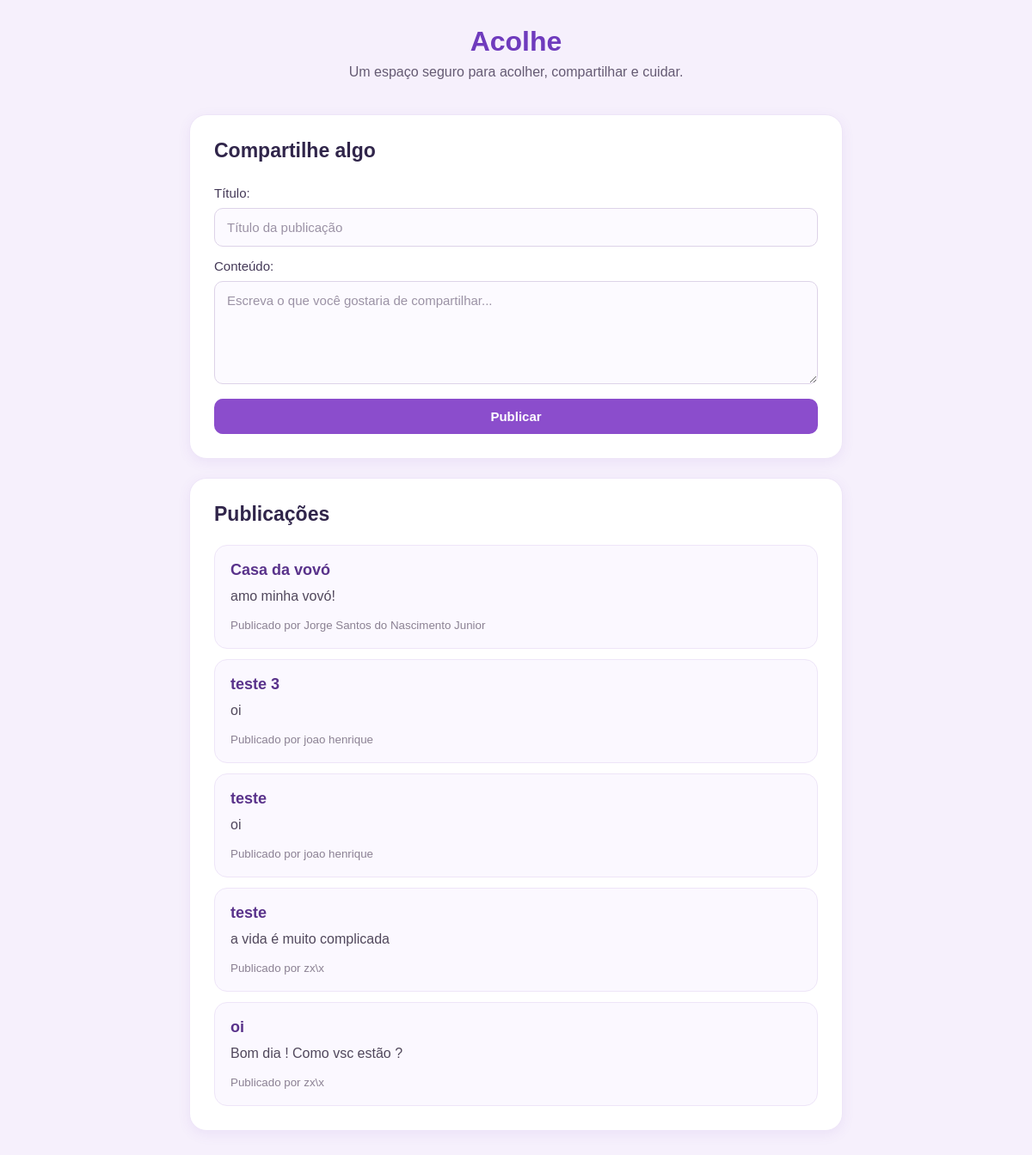
The page /feed on the database as committed earlier.
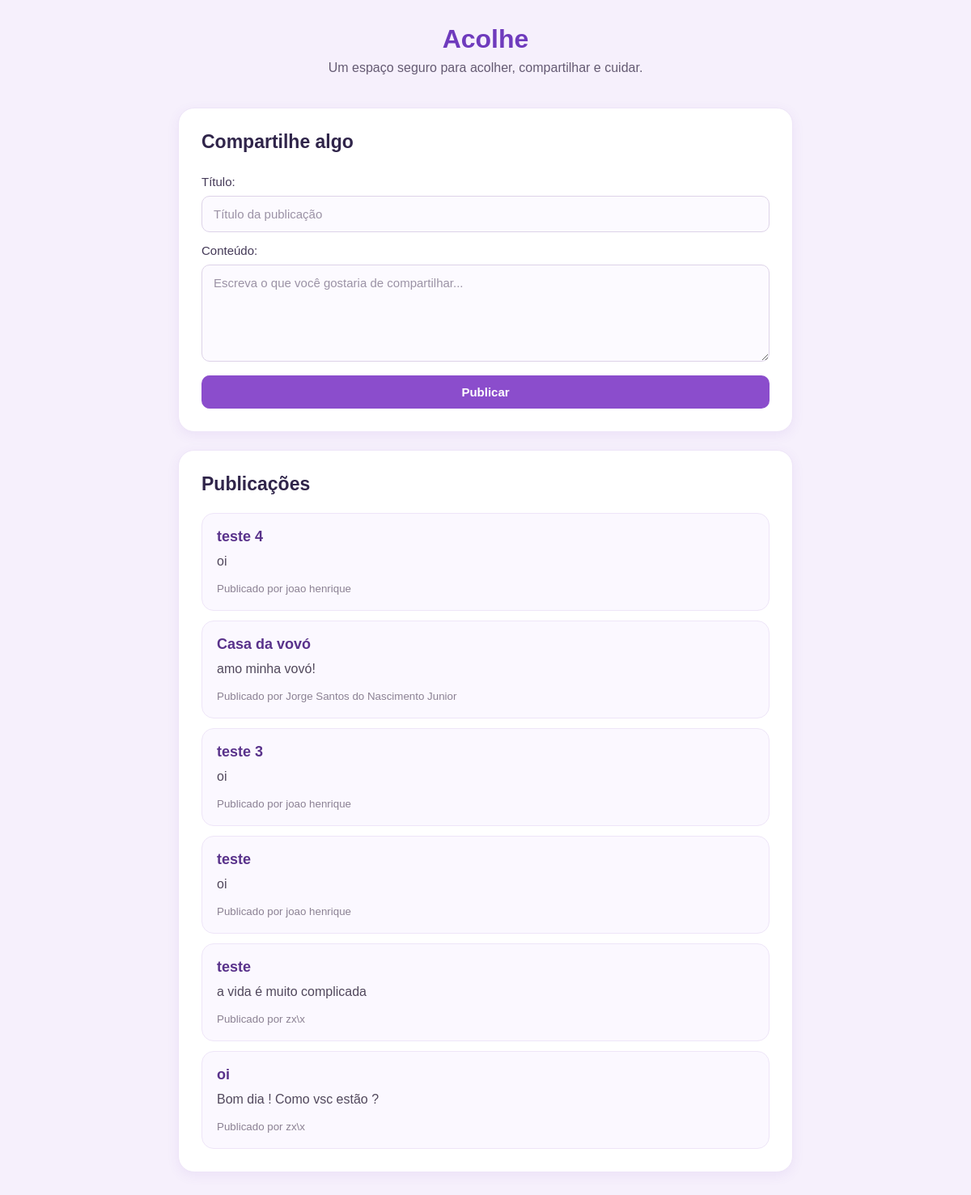
The same page on the database as committed later.
### model.py (models this page shows)
class Publi(db.Model):
    __tablename__ = 'publicacoes'
    id_publi = db.Column(db.Integer, primary_key=True)
    titulo_publi = db.Column(db.String(150), nullable=False)
    texto_publi = db.Column(db.String(500), nullable=False)
    status = db.Column(db.String(50), default='ativo')
    data_publi = db.Column(db.DateTime, default=db.func.now())
    usu_id = db.Column(
        db.Integer,
        db.ForeignKey('usuarios.id_usu'),
        nullable=False
    )
    curtidas = db.relationship('Curt', backref='publicacao', lazy=True)
    comentarios = db.relationship('Coment', backref='publicacao', lazy=True)

class Usu(db.Model):
    __tablename__ = 'usuarios'
    id_usu = db.Column(db.Integer, primary_key=True)
    nome = db.Column(db.String(40), nullable=False)
    gmail = db.Column(db.String(60), nullable=False, unique=True)
    senha = db.Column(db.String(100), nullable=False)
    curtidas = db.relationship('Curt', backref='usuario', lazy=True)
    comentarios = db.relationship('Coment', backref='usuario', lazy=True)
    publicacoes = db.relationship('Publi', backref='usuario', lazy=True)
    diarios = db.relationship('Diar', backref='usuario', lazy=True)
    notificacoes = db.relationship('Not', backref='usuario', lazy=True)

### app.py (the view)
@app.route("/feed")
def index():
    usuarios = Usu.query.all()
    publicacoes = Publi.query.order_by(Publi.data_publi.desc()).all()
    return render_template(
        "index.html",
        usuarios=usuarios,
        publicacoes=publicacoes
    )

### templates/index.html (shortened to what this page needs)
{% extends "base.html" %}
{% block conteudo %}
    <header>
        <h1>Acolhe</h1>
        <p>Um espaço seguro para acolher, compartilhar e cuidar.</p>
    </header>
    <section>
        <h2>Compartilhe algo</h2>
       <form action="{{ url_for('publi.create') }}" method="post">
            <label for="titulo">Título:</label>
            <input type="text" id="titulo" name="titulo" placeholder="Título da publicação" required>
            <label for="conteudo">Conteúdo:</label>
            <textarea id="conteudo" name="conteudo" placeholder="Escreva o que você gostaria de compartilhar..." required></textarea>
            <button type="submit">Publicar</button>
        </form>
    </section>
    <section>
        <h2>Publicações</h2>
        {% if publicacoes %}
            {% for publicacao in publicacoes %}
                <article class="publicacao">
                    <h3>{{ publicacao.titulo_publi }}</h3>
                    <p>{{ publicacao.texto_publi }}</p>
                    {% if publicacao.usuario %}
                        <small>Publicado por {{ publicacao.usuario.nome }}</small>
                    {% endif %}
                </article>
            {% endfor %}
        {% else %}
            <p>Ainda não existem publicações.</p>
        {% endif %}
    </section>
{% endblock conteudo %}

### templates/base.html (shortened to what this page needs)
<!DOCTYPE html>
<html lang="pt-br">
    <head>
        <link rel="stylesheet" href="{{ url_for('static', filename='css/style.css') }}">
    </head>
    <body>
        <main>
            {% block conteudo %}{% endblock conteudo %}
        </main>
    </body>
</html>

### static/css/style.css (style rules this page uses)
* { box-sizing: border-box; }
body { font-family: Arial, sans-serif; margin: 0; padding: 20px; background: #f6f0fc; color: #29233a; }
header { text-align: center; margin-bottom: 30px; padding: 10px; }
header h1 { color: #6f3bbd; font-size: 32px; margin: 0 0 8px; font-weight: 700; }
header p { color: #655b73; font-size: 16px; margin: 0; }
main { max-width: 760px; margin: 0 auto; }
section { background: #ffffff; padding: 28px; margin-bottom: 22px; border-radius: 20px; box-shadow: 0 4px 15px rgba(111, 59, 189, 0.08); border: 1px solid #eee5f8; }
section h2 { margin-top: 0; margin-bottom: 22px; color: #30254a; font-size: 23px; }
form { display: flex; flex-direction: column; gap: 9px; }
label { color: #443957; font-size: 15px; margin-top: 5px; }
input, textarea { width: 100%; padding: 13px 14px; border: 1px solid #ddd3e8; border-radius: 10px; background: #fcfaff; color: #332b40; font-family: Arial, sans-serif; font-size: 15px; outline: none; transition: 0.2s; }
input::placeholder, textarea::placeholder { color: #9b92a5; }
textarea { min-height: 120px; resize: vertical; }
button { margin-top: 8px; padding: 12px 18px; cursor: pointer; border: none; border-radius: 10px; background: #8b4dcc; color: white; font-size: 15px; font-weight: 600; transition: 0.2s; }
.publicacao { background: #fbf8ff; border: 1px solid #eee5f8; padding: 18px; margin-top: 12px; border-radius: 15px; }
.publicacao h3 { margin: 0 0 8px; color: #59328b; font-size: 18px; }
.publicacao p { margin: 0 0 12px; color: #51485c; line-height: 1.5; }
.publicacao small { color: #8b8193; }

Rows that differ between the two databases and show on the page:
added Publi: titulo_publi "teste 4", texto_publi "oi", usuario.nome "joao henrique"
